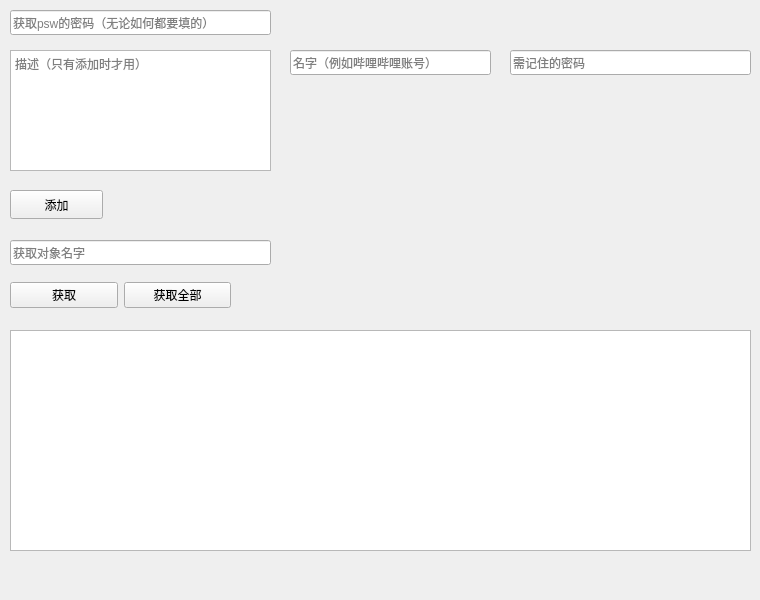
<?xml version="1.0" encoding="UTF-8"?>
<ui version="4.0">
 <class>Widget</class>
 <widget class="QWidget" name="Widget">
  <property name="geometry">
   <rect>
    <x>0</x>
    <y>0</y>
    <width>760</width>
    <height>600</height>
   </rect>
  </property>
  <property name="windowTitle">
   <string>Widget</string>
  </property>
  <widget class="QLineEdit" name="psw">
   <property name="geometry">
    <rect>
     <x>10</x>
     <y>10</y>
     <width>261</width>
     <height>25</height>
    </rect>
   </property>
   <property name="placeholderText">
    <string>获取psw的密码（无论如何都要填的）</string>
   </property>
  </widget>
  <widget class="QTextEdit" name="desc">
   <property name="geometry">
    <rect>
     <x>10</x>
     <y>50</y>
     <width>261</width>
     <height>121</height>
    </rect>
   </property>
   <property name="placeholderText">
    <string>描述（只有添加时才用）</string>
   </property>
  </widget>
  <widget class="QLineEdit" name="name">
   <property name="geometry">
    <rect>
     <x>290</x>
     <y>50</y>
     <width>201</width>
     <height>25</height>
    </rect>
   </property>
   <property name="placeholderText">
    <string>名字（例如哔哩哔哩账号）</string>
   </property>
  </widget>
  <widget class="QLineEdit" name="pswNeedRem">
   <property name="geometry">
    <rect>
     <x>510</x>
     <y>50</y>
     <width>241</width>
     <height>25</height>
    </rect>
   </property>
   <property name="placeholderText">
    <string>需记住的密码</string>
   </property>
  </widget>
  <widget class="QPushButton" name="append">
   <property name="geometry">
    <rect>
     <x>10</x>
     <y>190</y>
     <width>93</width>
     <height>29</height>
    </rect>
   </property>
   <property name="text">
    <string>添加</string>
   </property>
  </widget>
  <widget class="QLineEdit" name="lineEdit">
   <property name="geometry">
    <rect>
     <x>10</x>
     <y>240</y>
     <width>261</width>
     <height>25</height>
    </rect>
   </property>
   <property name="placeholderText">
    <string>获取对象名字</string>
   </property>
  </widget>
  <widget class="QTextEdit" name="ztl">
   <property name="geometry">
    <rect>
     <x>10</x>
     <y>330</y>
     <width>741</width>
     <height>221</height>
    </rect>
   </property>
   <property name="readOnly">
    <bool>true</bool>
   </property>
  </widget>
  <widget class="QWidget" name="horizontalLayoutWidget">
   <property name="geometry">
    <rect>
     <x>10</x>
     <y>270</y>
     <width>221</width>
     <height>51</height>
    </rect>
   </property>
   <layout class="QHBoxLayout" name="horizontalLayout">
    <item>
     <widget class="QPushButton" name="get">
      <property name="text">
       <string>获取</string>
      </property>
     </widget>
    </item>
    <item>
     <widget class="QPushButton" name="getAll">
      <property name="text">
       <string>获取全部</string>
      </property>
     </widget>
    </item>
   </layout>
  </widget>
 </widget>
 <resources/>
 <connections/>
</ui>
